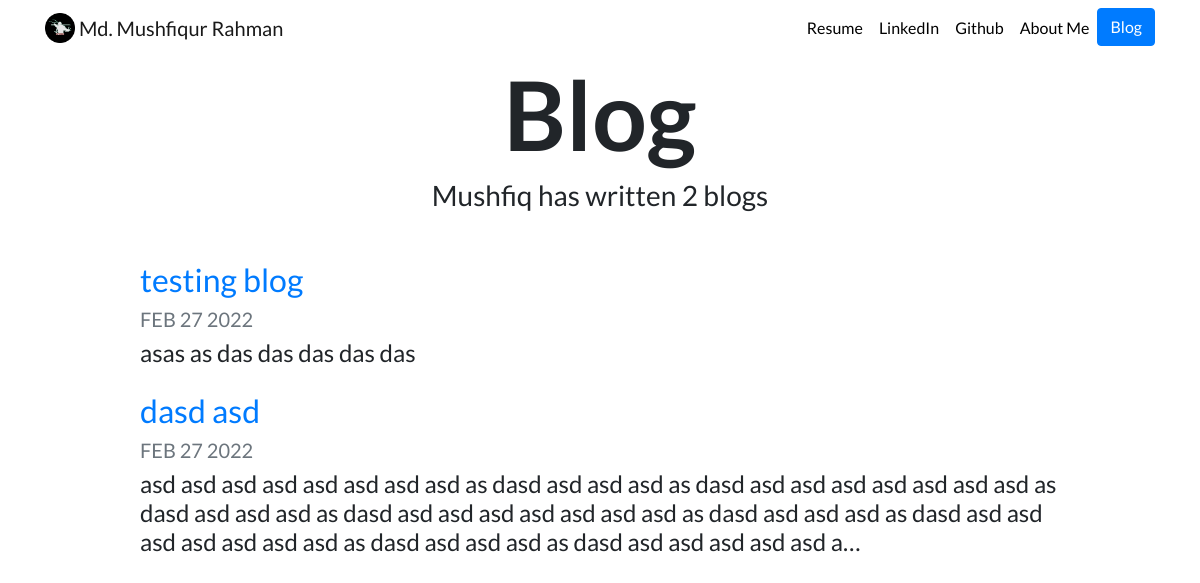
The page /blog/ on the database as committed earlier.
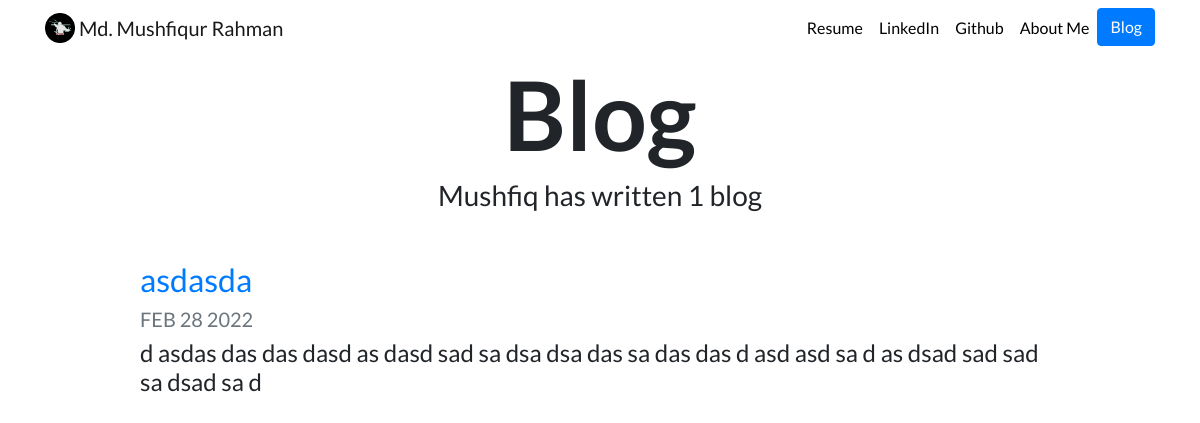
The same page on the database as committed later.
### blog/models.py (models this page shows, shortened)
class Blog(models.Model):
    title = models.CharField(max_length=200)
    description = models.TextField()
    date = models.DateField()

### blog/views.py (the view)
# urls.py: path('', views.all_blogs, name='all_blogs'),
def all_blogs(request):
    blogs = Blog.objects.all()
    return render(request, 'blog/all_blogs.html', {'blogs': blogs})

### blog/templates/blog/all_blogs.html
{% extends "portfolio/base.html" %}
{% load static %}
{% block content %}
<h1 id="blogtitle" class="font-weight-bold text-center">Blog</h1>
<h3 class="text-center mb-5">Mushfiq has written {{ blogs.count }} blog{{ blogs.count|pluralize }}</h3>
{% for blog in blogs %}
<div class="row justify-content-center my-3">
  <div class="col-md-10">
    <a href="{% url 'blog:detail' blog.id %}">
      <h2>{{ blog.title }}</h2>
    </a>
    <h5 class="text-muted">{{ blog.date|date:'M d Y'|upper }}</h5>
    <h4>{{ blog.description|striptags|truncatechars:250 }}</h4>
  </div>
</div>
{% endfor %}
{% endblock %}

Rows that differ between the two databases and show on the page:
removed Blog: title "testing blog", date "FEB 27 2022", description "asas as das das das das das"
removed Blog: title "dasd asd", date "FEB 27 2022", description "asd asd asd asd asd asd asd asd as dasd asd asd asd as dasd asd asd asd asd asd asd asd as dasd asd asd asd as dasd asd asd asd asd asd asd asd as dasd asd asd asd as dasd asd asd asd asd asd asd asd as dasd asd asd asd as dasd asd asd asd asd asd a…"
added Blog: title "asdasda", date "FEB 28 2022", description "d asdas das das dasd as dasd sad sa dsa dsa das sa das das d asd asd sa d as dsad sad sad sa dsad sa d"
Other text that changed with them:
{{ blogs.count }}: "2" → "1"
